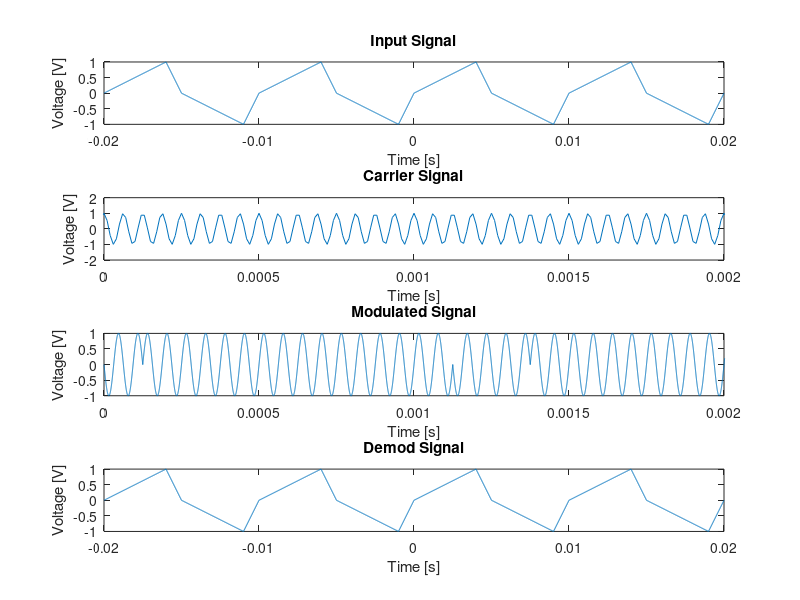

Write MATLAB code to recreate this figure.
%Author: Thomas Mindenhall 
%May 2 2018 
%Metropolitan State University of Denver
%Electrial Engineering Technology Dept.

clear;
clc;
%using Exp formatting because we had problems with Quad in FM
load data_2.mat t y;    %our data file from analog EXP form


%INITIALIZE DIGITIZATION%
deltax = 2^(-(8));      %how many  bits/levels
deltaxMax = 1-deltax;   %peak level 
digital_s = [];         %create arrays for our digital values             
digital_time = [];
%fill the array with our values
for i=1:100:4001        
    digital_time = [digital_time,t(i)];
    digital_s = [digital_s,((y(i)+1)/2)*deltaxMax];
end
fc = 16000;                 %Carrier Freq
delta = 1.25e-7;            %Step Levels
fm = 1/0.01;                %Mod Freq
fs=328000/.041;             %Sample Size
carrier = cos(2*pi*fc.*t);

%Times for bit stream
time_per_bit = 0:delta:1.25e-4-delta;
time_shift_key = 0:delta:0.041-delta

%NORMALIZE THE VALUES%

for i=1:41
    digital_s(i) = round(digital_s(i)/deltax); 
end


%CONVERT TO BINARY SIGNAL%

bit_stream = [];        %make a binary array
for i=1:41
     bit_stream = [bit_stream,dec2bin(digital_s(i),8)];
end
%Parameters for bit stream
time_bit_stream(1:1000) = 1;
value_bit_stream = [];              %find the value of the bit stream
low=0*time_bit_stream;              %comparitors
high=1*time_bit_stream;
for i=1:328             %compare
    if bit_stream(i)=='1';
        value_bit_stream = [value_bit_stream,high];
    else
        value_bit_stream = [value_bit_stream,low];
    end
end

%Parameters to modulate
value = [];
value_low=sin(2*pi*fc*time_per_bit+pi);
value_high=sin(2*pi*fc*time_per_bit);
%TIME TO MODULATE%
for i=1:328
    if bit_stream(i)=='1';
        value = [value,value_high];
    else
        value = [value,value_low];
    end
end


%DEMOD%
%start and array to hold the imbedded sin with mod signal
demod_sin=[];
for i =1:328
    %Make a Sine Signal to multiply
    demod_sin = [demod_sin,sin(2*pi*fc*time_per_bit)];
end

vprime = value.*demod_sin;%Multiply
demod_signal = vprime+1/2;  %Normilize
%Butterworth our signal like in AM/ASK
[b,a] = butter(7,fc*2/fs,'low');
%Filter our Signal
vdem  = filtfilt(b,a,demod_signal).*(1.4);
%Time for our new bit stream to convert back to analog
demod_bit_stream = [];
for i=500:1000:327500
    demod_bit_stream = [demod_bit_stream,round(vdem(i).*-1)];
    
end
%somehow getting negative 2? Lets fix this
for i=1:328
    if demod_bit_stream(i) == -2 
        demod_bit_stream(i) = 1;
    else
        demod_bit_stream(i) = demod_bit_stream(i);
    end
end
%new bit stream is filled with zeros look above
new_bit_stream = [];
for i=1:328
    if demod_bit_stream(i) == 1
        new_bit_stream = [new_bit_stream,high];
    else
        new_bit_stream = [new_bit_stream,low];
    end
end
% we now have a signal representing the bit string new_bit_stream

r_x=[];%DONT CALL RADIX IT BREAKS THE CODE
for i=1:41
    for n=1:8
        r_x = [r_x,num2str(new_bit_stream(8*(i-1)+n))];%trying the same as others
    end
    m(i)=bin2dec(r_x);
    r_x = [];%clear the radix
end

return_signal = [];
 for i=1:41
    % m(i) = m(i)*(.0078125);
     return_signal(i) = (m(i)/128)-1;
 end
 
 %PLOTTING OUR RESULTS%%
 subplot(4,1,1)
 plot(t,y)
 title('Input Signal')
 xlabel('Time [s]')
 ylabel('Voltage [V]')
 
 subplot(4,1,2)
 plot(t,carrier)
 axis([0 2e-3 -2 2])
 title('Carrier Signal')
 xlabel('Time [s]')
 ylabel('Voltage [V]')
 
 subplot(4,1,3)
 plot(time_shift_key,value);
 title('Modulated Signal')
 axis([0 2.00e-3 -1 1]); %becaue our signal is so large
 xlabel('Time [s]')
 ylabel('Voltage [V]')
 
 subplot(4,1,4)
 plot(t,y)
 title('Demod Signal')
 xlabel('Time [s]')
 ylabel('Voltage [V]')
 
 